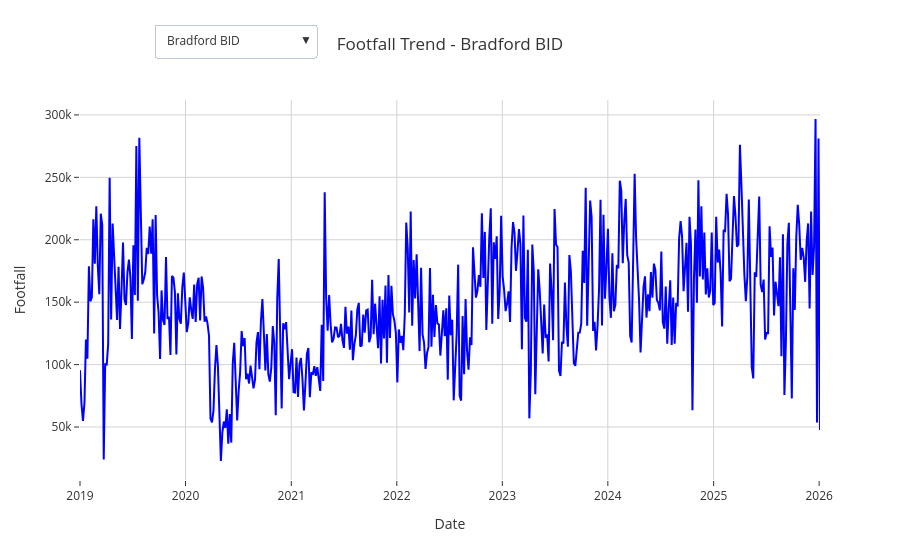

Write notebook code for a chart like this one.
### Markdown cell above
The previous plot is modified by smoothing the trend line for more clearer visualisation.

### Code cell
#Smooth Spline Curve
#Plot interactive line graph of footfall throughout time
import plotly.express as px
from scipy.interpolate import make_interp_spline
import plotly.graph_objects as go

#Isolate regions
regions = footfall['area'].unique()

#Create initial figure
fig_BradFF = go.Figure()
buttons = []

#Loop through each region
for i, region in enumerate(regions):
    df_region = footfall[footfall['area'] == region].sort_values('datestamp')

    #Data prep
    x = df_region['datestamp']
    y = df_region['estimated_actual_footfall']
    #Remove NaNs
    mask = ~np.isnan(y)
    y = y[mask]
    x = x[mask]

    #Create smoothed line with interpolation
    x_numeric = np.arange(len(x))
    X_Y_Spline = make_interp_spline(x_numeric, y)
    X_ = np.linspace(x_numeric.min(), x_numeric.max(), 500)
    Y_ = X_Y_Spline(X_)

    #Convert the dates back to show timeframe
    x_seconds = np.array([dt.timestamp() for dt in x])
    X_dates_seconds = np.interp(X_, x_numeric, x_seconds)
    X_dates = pd.to_datetime(X_dates_seconds, unit='s')
    
    #Add traces for this variable
    fig_BradFF.add_trace(
        go.Scatter(
            x= X_dates,
            y= Y_,
            mode='lines',
            line= dict(color='blue', width=2, dash='solid'),
            name= region,
            visible= (i==0), #only first is visible initially
            hovertemplate= '📅 %{x|%Y-%m-%d}<br> 👣Footfall: %{y:.1f}')
        )

#Add buttons for dropdown menu
for i, region in enumerate(regions):
    visible_array = [False] * len(regions)
    visible_array[i] = True
    buttons.append(dict(
        label=region,
        method='update',
        args=[{'visible': visible_array},
            {'title': f'Footfall Trend - {region}'}]
    ))

#Add dropdown and choose layout
fig_BradFF.update_layout(
    title= f'Footfall Trend - {regions[0]}',
    xaxis = dict(
        title= 'Date',
        showgrid= True,
        gridcolor='lightgrey',
        zeroline= False
    ),
    yaxis= dict(
        title='Footfall',
        showgrid= True,
        gridcolor='lightgrey',
        zeroline= False
    ),
    template= 'ggplot2',
    plot_bgcolor='rgba(0,0,0,0)',
    paper_bgcolor='rgba(0,0,0,0)',
    updatemenus=[dict(
        active=0,
        buttons=buttons,
        x= 0.1,
        y=1.2,
        xanchor= 'left',
        yanchor= 'top',
        direction='down',
        showactive= True
    )],
)
    
fig_BradFF.show()

### Figure 1 — Plotly figure (JSON) as saved in the notebook; plotly's stock layout.template omitted (floating-point values rounded to 4 significant figures; data arrays with more than 128 entries replaced by an {"elided": "..."} marker saying what was removed)
{"data": [{"hovertemplate": "📅 %{x|%Y-%m-%d}<br> 👣Footfall: %{y:.1f}", "line": {"color": "blue", "dash": "solid", "width": 2}, "mode": "lines", "name": "Bradford BID", "type": "scatter", "visible": true, "x": {"elided": "500 str values"}, "y": {"elided": "500 float values"}}, {"hovertemplate": "📅 %{x|%Y-%m-%d}<br> 👣Footfall: %{y:.1f}", "line": {"color": "blue", "dash": "solid", "width": 2}, "mode": "lines", "name": "Bradford - City Centre", "type": "scatter", "visible": false, "x": {"elided": "500 str values"}, "y": {"elided": "500 float values"}}, {"hovertemplate": "📅 %{x|%Y-%m-%d}<br> 👣Footfall: %{y:.1f}", "line": {"color": "blue", "dash": "solid", "width": 2}, "mode": "lines", "name": "Lister Park", "type": "scatter", "visible": false, "x": {"elided": "500 str values"}, "y": {"elided": "500 float values"}}, {"hovertemplate": "📅 %{x|%Y-%m-%d}<br> 👣Footfall: %{y:.1f}", "line": {"color": "blue", "dash": "solid", "width": 2}, "mode": "lines", "name": "Met Office - Bradford", "type": "scatter", "visible": false, "x": {"elided": "500 str values"}, "y": {"elided": "500 float values"}}], "layout": {"paper_bgcolor": "rgba(0,0,0,0)", "plot_bgcolor": "rgba(0,0,0,0)", "title": {"text": "Footfall Trend - Bradford BID"}, "updatemenus": [{"active": 0, "buttons": [{"args": [{"visible": [true, false, false, false]}, {"title": "Footfall Trend - Bradford BID"}], "label": "Bradford BID", "method": "update"}, {"args": [{"visible": [false, true, false, false]}, {"title": "Footfall Trend - Bradford - City Centre"}], "label": "Bradford - City Centre", "method": "update"}, {"args": [{"visible": [false, false, true, false]}, {"title": "Footfall Trend - Lister Park"}], "label": "Lister Park", "method": "update"}, {"args": [{"visible": [false, false, false, true]}, {"title": "Footfall Trend - Met Office - Bradford"}], "label": "Met Office - Bradford", "method": "update"}], "direction": "down", "showactive": true, "x": 0.1, "xanchor": "left", "y": 1.2, "yanchor": "top"}], "xaxis": {"gridcolor": "lightgrey", "showgrid": true, "title": {"text": "Date"}, "zeroline": false}, "yaxis": {"gridcolor": "lightgrey", "showgrid": true, "title": {"text": "Footfall"}, "zeroline": false}}}
